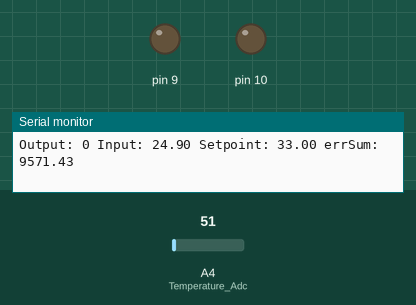
Recording of a sketch running on a simulated Arduino Uno, built with avr-gcc and run on an emulated ATmega328P. Shown: output pins drawn as LEDs (lit = HIGH), the last lines printed to the serial monitor. The test bench sets the inputs (shaded band); at power-on: A4 (Temperature_Adc) = 51.

Above: at 1.2 s.
1.3 s: A4 (Temperature_Adc) set to 73
At 2.8 s:
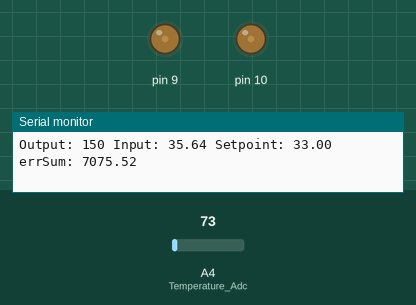
3.3 s: A4 (Temperature_Adc) set to 86
At 4.7 s:
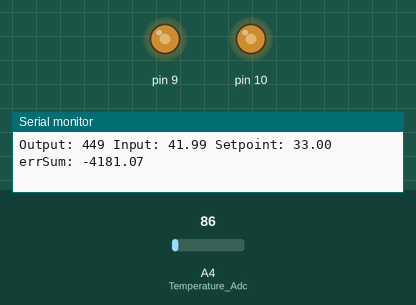
5.7 s: A4 (Temperature_Adc) set to 112
At 6.8 s:
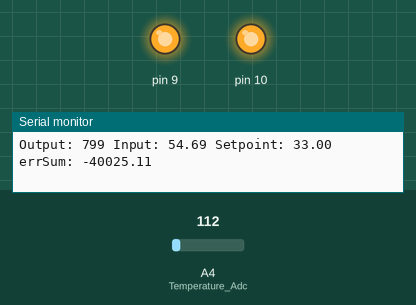
7.6 s: A4 (Temperature_Adc) set to 30
At 8.9 s:
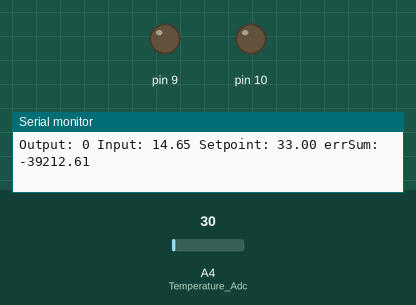
9.4 s: A4 (Temperature_Adc) set to 71
At 10.8 s:
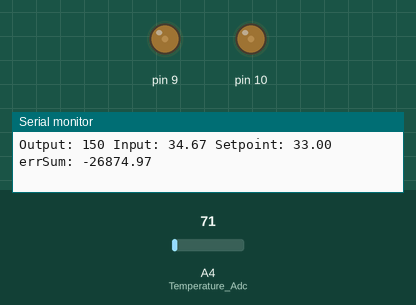
Timing chart, 0 to 12.4 s (numbered marks = the images above; inputs shaded):
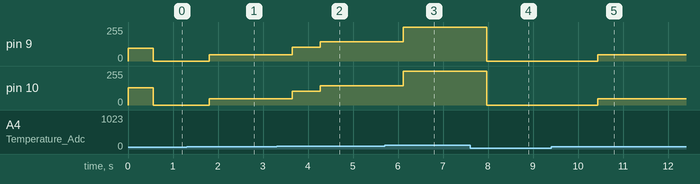

Measured:
- the behaviour switches between 67 and 68 on A4 (Temperature_Adc) (found by bisection; images 0 and 1)
- after the input at 1.3 s, pin 9, pin 10: 0/255 → 48/255 after 0.50 s
- after the input at 3.3 s, pin 9, pin 10: 48/255 → 105/255 after 0.35 s, → 143/255 0.62 s later
- after the input at 5.7 s, pin 9, pin 10: 143/255 → 255/255 after 0.42 s
- after the input at 7.6 s, pin 9, pin 10: 255/255 → 0/255 after 0.37 s
- after the input at 9.4 s, pin 9, pin 10: 0/255 → 48/255 after 1.0 s

The sketch:

CoolerPID.ino
```cpp
float RPM;
int Temperature_Adc = 4;
//PID
unsigned long lastTime = 0.0;//init 0.0?
double Input, Output, Setpoint;
double errSum=0;
double lastErr;
double kp, ki, kd;

void setup()
{
//PWM
pinMode(9, OUTPUT);
pinMode(10,OUTPUT);
TCCR1A = _BV(COM1A1)|_BV(COM1B1)|_BV(WGM11);
TCCR1B = _BV(WGM13)|_BV(WGM12)|_BV(CS10);
ICR1 = 0x031f;
//TCCR1A=0;//reset the register
//TCCR1B=0;//reset tthe register
//TCCR1A=0b10100011;// fast pwm mode
//TCCR1B=0b00000001;// prescaler CS1 CS0
OCR1A=300;//duty cycle for pin 9
OCR1B=400;//duty cycle for pin 5
//ICR1 = 0x00ff;

//Temperature sensor
pinMode(Temperature_Adc,INPUT);

//set PID param
SetTunings(50, 0.0, 100);
Setpoint = 33.0; //********Temp sensor 17.0C ********
Serial.begin(9600);
}

void Compute()
{
  unsigned long now = millis();
  double timeChange = (double)(now - lastTime);
  double error = - Setpoint + Input;
  errSum += -(error*timeChange);
  double dErr = -(error - lastErr) / timeChange;
  Output = kp * error + ki * errSum + kd * dErr;

 lastErr = error;
 lastTime = now;
}

void SetTunings(double Kp,double Ki, double Kd)
{
  kp = Kp, ki = Ki; kd = Kd;
}

void loop()
{
  float sumT=0;
  float T=0;
  for (int i=0; i<500; i++)
  {
    T = analogRead(Temperature_Adc) * (5.0/1024.0);
    sumT+=T;
    delay(1);
  }
//String str = "    Temperature: " + String(sumT/500.0/0.01);
//Serial.println(str);
Input = sumT/500.0/0.01;
Compute();

if(Output>799)
{Output = 799;}
if(Output<0)
{Output = 0;}
if(Output>0&&Output<150)
{Output = 150;}

OCR1A = int(Output);
OCR1B = int(Output);
String strr = "Output: "+String(int(Output))+" Input: " +String(Input) + " Setpoint: "+ String(Setpoint) + " errSum: "+ String(errSum);
Serial.println(strr);


delay(50);
}
```
